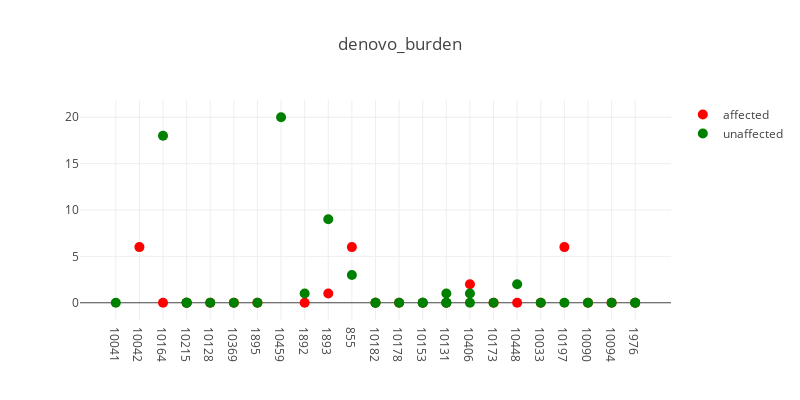
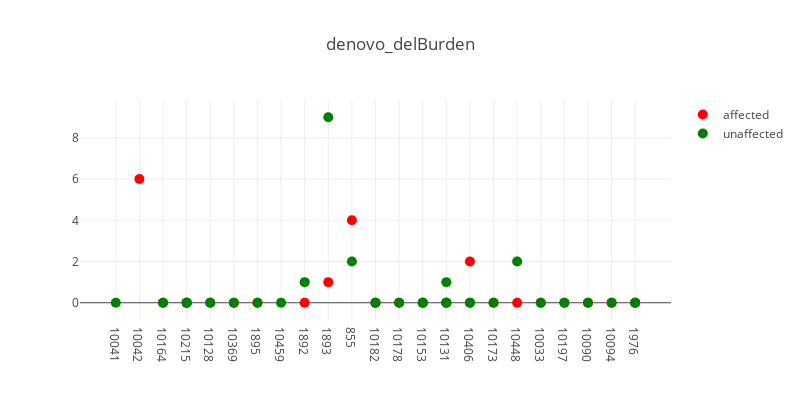
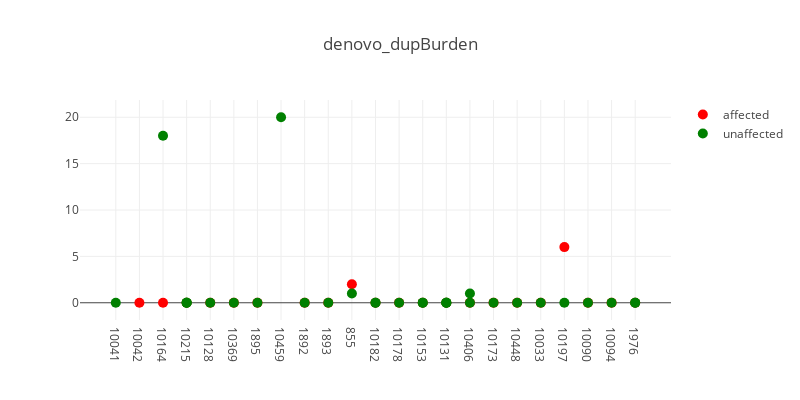
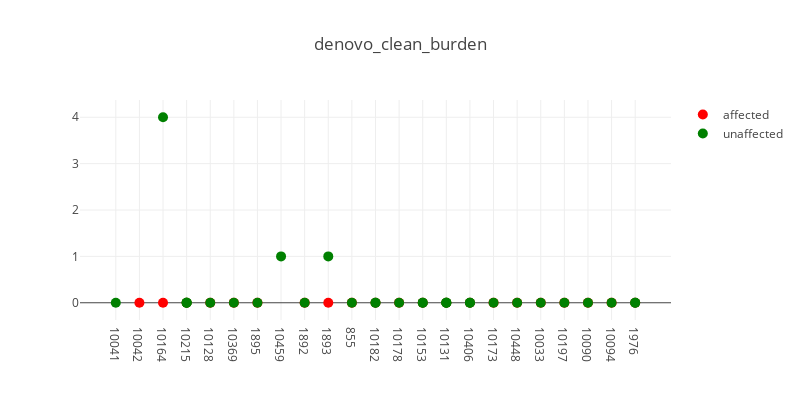

The notebook cell saved with these charts, in order:
### Markdown cell above
Now we just do some plotting:

### Code cell
import glob

tool = 'exomeCopy'
data_dir = '/home/sudregp/data/cnv/%s/' % tool
files = glob.glob(data_dir + '/denovo*cnv.indiv')
for f in files:
    t_str = '.'.join(f.split('/')[-1].split('.')[:-2])
    plot_plink_cnvs(f, t_str, verbose=True)

### Figure 1 — Plotly figure (JSON) as saved in the notebook; plotly's stock layout.template omitted (floating-point values rounded to 4 significant figures)
{"data": [{"hoverinfo": "text+y", "marker": {"color": "red", "size": 10}, "mode": "markers", "name": "affected", "showlegend": true, "text": ["CLIA_400126", "CLIA_400122", "CLIA_400125", "CLIA_400153", "CCGO_800980", "CLIA_400132", "CLIA_400134", "CLIA_400163", "CLIA_400216", "CLIA_400121", "CLIA_400131", "CLIA_400128", "CLIA_400140", "CLIA_400178", "CLIA_400149", "CLIA_400205", "CLIA_400127", "CLIA_400129", "CLIA_400123", "CLIA_400130", "CLIA_400204"], "type": "scatter", "x": [1, 2, 3, 4, 5, 6, 8, 9, 10, 11, 12, 13, 14, 15, 16, 17, 18, 19, 20, 21, 22], "y": [6, 0, 0, 0, 0, 0, 0, 1, 6, 0, 0, 0, 0, 2, 0, 0, 0, 6, 0, 0, 0]}, {"hoverinfo": "text+y", "hovertext": ["CLIA_400155", "CLIA_400135", "CLIA_400191", "CLIA_400189", "CLIA_400193", "CLIA_400152", "CCGO_800979", "CLIA_400158", "CLIA_400209", "CLIA_400175", "CLIA_400162", "CLIA_400133", "CLIA_400170", "CLIA_400172", "CLIA_400159", "CLIA_400210", "CLIA_400212", "CLIA_400138", "CLIA_400139", "CLIA_400142", "CLIA_400179", "CLIA_400180", "CLIA_400148", "CLIA_400200", "CLIA_400166", "CLIA_400181", "CLIA_400195", "CLIA_400144", "CLIA_400203", "CLIA_400201"], "marker": {"color": "green", "size": 10}, "mode": "markers", "name": "unaffected", "showlegend": true, "type": "scatter", "x": [0, 2, 3, 3, 3, 4, 5, 6, 7, 8, 9, 10, 11, 11, 12, 13, 13, 14, 14, 14, 15, 15, 16, 17, 18, 19, 20, 21, 22, 22], "y": [0, 18, 0, 0, 0, 0, 0, 0, 20, 1, 9, 3, 0, 0, 0, 0, 0, 0, 0, 1, 0, 1, 0, 2, 0, 0, 0, 0, 0, 0]}], "layout": {"height": 400, "hovermode": "closest", "title": "denovo_burden", "width": 800, "xaxis1": {"ticktext": ["10041", "10042", "10164", "10215", "10128", "10369", "1895", "10459", "1892", "1893", "855", "10182", "10178", "10153", "10131", "10406", "10173", "10448", "10033", "10197", "10090", "10094", "1976"], "tickvals": [0, 1, 2, 3, 4, 5, 6, 7, 8, 9, 10, 11, 12, 13, 14, 15, 16, 17, 18, 19, 20, 21, 22], "zeroline": false}}}

### Figure 2 — Plotly figure (JSON) as saved in the notebook; plotly's stock layout.template omitted (floating-point values rounded to 4 significant figures)
{"data": [{"hoverinfo": "text+y", "marker": {"color": "red", "size": 10}, "mode": "markers", "name": "affected", "showlegend": true, "text": ["CLIA_400126", "CLIA_400122", "CLIA_400125", "CLIA_400153", "CCGO_800980", "CLIA_400132", "CLIA_400134", "CLIA_400163", "CLIA_400216", "CLIA_400121", "CLIA_400131", "CLIA_400128", "CLIA_400140", "CLIA_400178", "CLIA_400149", "CLIA_400205", "CLIA_400127", "CLIA_400129", "CLIA_400123", "CLIA_400130", "CLIA_400204"], "type": "scatter", "x": [1, 2, 3, 4, 5, 6, 8, 9, 10, 11, 12, 13, 14, 15, 16, 17, 18, 19, 20, 21, 22], "y": [6, 0, 0, 0, 0, 0, 0, 1, 4, 0, 0, 0, 0, 2, 0, 0, 0, 0, 0, 0, 0]}, {"hoverinfo": "text+y", "hovertext": ["CLIA_400155", "CLIA_400135", "CLIA_400191", "CLIA_400189", "CLIA_400193", "CLIA_400152", "CCGO_800979", "CLIA_400158", "CLIA_400209", "CLIA_400175", "CLIA_400162", "CLIA_400133", "CLIA_400170", "CLIA_400172", "CLIA_400159", "CLIA_400210", "CLIA_400212", "CLIA_400138", "CLIA_400139", "CLIA_400142", "CLIA_400179", "CLIA_400180", "CLIA_400148", "CLIA_400200", "CLIA_400166", "CLIA_400181", "CLIA_400195", "CLIA_400144", "CLIA_400203", "CLIA_400201"], "marker": {"color": "green", "size": 10}, "mode": "markers", "name": "unaffected", "showlegend": true, "type": "scatter", "x": [0, 2, 3, 3, 3, 4, 5, 6, 7, 8, 9, 10, 11, 11, 12, 13, 13, 14, 14, 14, 15, 15, 16, 17, 18, 19, 20, 21, 22, 22], "y": [0, 0, 0, 0, 0, 0, 0, 0, 0, 1, 9, 2, 0, 0, 0, 0, 0, 0, 0, 1, 0, 0, 0, 2, 0, 0, 0, 0, 0, 0]}], "layout": {"height": 400, "hovermode": "closest", "title": "denovo_delBurden", "width": 800, "xaxis1": {"ticktext": ["10041", "10042", "10164", "10215", "10128", "10369", "1895", "10459", "1892", "1893", "855", "10182", "10178", "10153", "10131", "10406", "10173", "10448", "10033", "10197", "10090", "10094", "1976"], "tickvals": [0, 1, 2, 3, 4, 5, 6, 7, 8, 9, 10, 11, 12, 13, 14, 15, 16, 17, 18, 19, 20, 21, 22], "zeroline": false}}}

### Figure 3 — Plotly figure (JSON) as saved in the notebook; plotly's stock layout.template omitted (floating-point values rounded to 4 significant figures)
{"data": [{"hoverinfo": "text+y", "marker": {"color": "red", "size": 10}, "mode": "markers", "name": "affected", "showlegend": true, "text": ["CLIA_400126", "CLIA_400122", "CLIA_400125", "CLIA_400153", "CCGO_800980", "CLIA_400132", "CLIA_400134", "CLIA_400163", "CLIA_400216", "CLIA_400121", "CLIA_400131", "CLIA_400128", "CLIA_400140", "CLIA_400178", "CLIA_400149", "CLIA_400205", "CLIA_400127", "CLIA_400129", "CLIA_400123", "CLIA_400130", "CLIA_400204"], "type": "scatter", "x": [1, 2, 3, 4, 5, 6, 8, 9, 10, 11, 12, 13, 14, 15, 16, 17, 18, 19, 20, 21, 22], "y": [0, 0, 0, 0, 0, 0, 0, 0, 2, 0, 0, 0, 0, 0, 0, 0, 0, 6, 0, 0, 0]}, {"hoverinfo": "text+y", "hovertext": ["CLIA_400155", "CLIA_400135", "CLIA_400191", "CLIA_400189", "CLIA_400193", "CLIA_400152", "CCGO_800979", "CLIA_400158", "CLIA_400209", "CLIA_400175", "CLIA_400162", "CLIA_400133", "CLIA_400170", "CLIA_400172", "CLIA_400159", "CLIA_400210", "CLIA_400212", "CLIA_400138", "CLIA_400139", "CLIA_400142", "CLIA_400179", "CLIA_400180", "CLIA_400148", "CLIA_400200", "CLIA_400166", "CLIA_400181", "CLIA_400195", "CLIA_400144", "CLIA_400203", "CLIA_400201"], "marker": {"color": "green", "size": 10}, "mode": "markers", "name": "unaffected", "showlegend": true, "type": "scatter", "x": [0, 2, 3, 3, 3, 4, 5, 6, 7, 8, 9, 10, 11, 11, 12, 13, 13, 14, 14, 14, 15, 15, 16, 17, 18, 19, 20, 21, 22, 22], "y": [0, 18, 0, 0, 0, 0, 0, 0, 20, 0, 0, 1, 0, 0, 0, 0, 0, 0, 0, 0, 0, 1, 0, 0, 0, 0, 0, 0, 0, 0]}], "layout": {"height": 400, "hovermode": "closest", "title": "denovo_dupBurden", "width": 800, "xaxis1": {"ticktext": ["10041", "10042", "10164", "10215", "10128", "10369", "1895", "10459", "1892", "1893", "855", "10182", "10178", "10153", "10131", "10406", "10173", "10448", "10033", "10197", "10090", "10094", "1976"], "tickvals": [0, 1, 2, 3, 4, 5, 6, 7, 8, 9, 10, 11, 12, 13, 14, 15, 16, 17, 18, 19, 20, 21, 22], "zeroline": false}}}

### Figure 4 — Plotly figure (JSON) as saved in the notebook; plotly's stock layout.template omitted (floating-point values rounded to 4 significant figures)
{"data": [{"hoverinfo": "text+y", "marker": {"color": "red", "size": 10}, "mode": "markers", "name": "affected", "showlegend": true, "text": ["CLIA_400126", "CLIA_400122", "CLIA_400125", "CLIA_400153", "CCGO_800980", "CLIA_400132", "CLIA_400134", "CLIA_400163", "CLIA_400216", "CLIA_400121", "CLIA_400131", "CLIA_400128", "CLIA_400140", "CLIA_400178", "CLIA_400149", "CLIA_400205", "CLIA_400127", "CLIA_400129", "CLIA_400123", "CLIA_400130", "CLIA_400204"], "type": "scatter", "x": [1, 2, 3, 4, 5, 6, 8, 9, 10, 11, 12, 13, 14, 15, 16, 17, 18, 19, 20, 21, 22], "y": [0, 0, 0, 0, 0, 0, 0, 0, 0, 0, 0, 0, 0, 0, 0, 0, 0, 0, 0, 0, 0]}, {"hoverinfo": "text+y", "hovertext": ["CLIA_400155", "CLIA_400135", "CLIA_400191", "CLIA_400189", "CLIA_400193", "CLIA_400152", "CCGO_800979", "CLIA_400158", "CLIA_400209", "CLIA_400175", "CLIA_400162", "CLIA_400133", "CLIA_400170", "CLIA_400172", "CLIA_400159", "CLIA_400210", "CLIA_400212", "CLIA_400138", "CLIA_400139", "CLIA_400142", "CLIA_400179", "CLIA_400180", "CLIA_400148", "CLIA_400200", "CLIA_400166", "CLIA_400181", "CLIA_400195", "CLIA_400144", "CLIA_400203", "CLIA_400201"], "marker": {"color": "green", "size": 10}, "mode": "markers", "name": "unaffected", "showlegend": true, "type": "scatter", "x": [0, 2, 3, 3, 3, 4, 5, 6, 7, 8, 9, 10, 11, 11, 12, 13, 13, 14, 14, 14, 15, 15, 16, 17, 18, 19, 20, 21, 22, 22], "y": [0, 4, 0, 0, 0, 0, 0, 0, 1, 0, 1, 0, 0, 0, 0, 0, 0, 0, 0, 0, 0, 0, 0, 0, 0, 0, 0, 0, 0, 0]}], "layout": {"height": 400, "hovermode": "closest", "title": "denovo_clean_burden", "width": 800, "xaxis1": {"ticktext": ["10041", "10042", "10164", "10215", "10128", "10369", "1895", "10459", "1892", "1893", "855", "10182", "10178", "10153", "10131", "10406", "10173", "10448", "10033", "10197", "10090", "10094", "1976"], "tickvals": [0, 1, 2, 3, 4, 5, 6, 7, 8, 9, 10, 11, 12, 13, 14, 15, 16, 17, 18, 19, 20, 21, 22], "zeroline": false}}}
